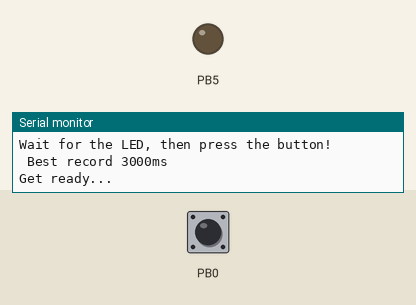
The program below on a simulated ATmega328P, built with avr-gcc and emulated at 16 MHz. Shown: output pins drawn as LEDs (lit = HIGH), the last lines printed to the serial monitor. Inputs (shaded band) come from the test bench; at power-on: PB0 HIGH.

Above: at 1.2 s.
1.3 s: PB0 pulled LOW for 0.15 s
At 6.7 s:
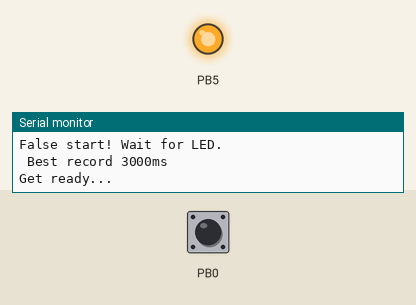
7.4 s: PB0 pulled LOW for 1 s
Timing chart, 0 to 14.4 s (numbered marks = the images above; inputs shaded):
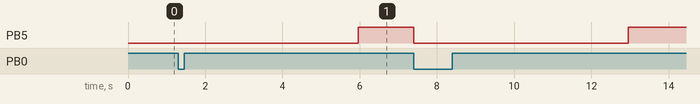

The program:

main.c
```c
#include <stdint.h>
#define F_CPU 16000000UL
#define BAUD 9600
#define UBRR_VAL ((F_CPU / (16UL * BAUD)) - 1 )

#include <avr/io.h>
#include <avr/interrupt.h>
#include <util/delay.h>
#include <util/atomic.h>
#include <stdlib.h>


static void uart_init(void)
{
    UBRR0H = (uint8_t)(UBRR_VAL >> 8);
    UBRR0L = (uint8_t)(UBRR_VAL);
    UCSR0B = (1 << TXEN0);
    UCSR0C = (1 << UCSZ01) | (1 << UCSZ00);  /* 8N1 */

}

static void uart_putc(char c)
{
        while(!(UCSR0A & (1 << UDRE0 )));
        UDR0 = c;
}

static void uart_puts(const char *s)
{
    while (*s) uart_putc(*s++);
}


static void uart_putu16(uint16_t val)
{
    char buf[6];
    utoa(val,buf,10);
    uart_puts(buf);
}


volatile uint16_t ms_counter = 0;
volatile uint8_t button_flag = 0;


ISR(TIMER1_COMPA_vect){
    ms_counter++;
};
/*
ISR(INT0_vect){
    button_flag = 1;
};*/
ISR(PCINT0_vect){
     if( ! ( PINB & ( 1<< PB0)) ){
        button_flag = 1 ;
    }
}

static void timer1_init(void)
{
    TCCR1A = 0;
    TCCR1B = ( 1 << WGM12 ) | ( 1 << CS11 ) | ( 1 << CS10) ;
    OCR1A = 249 ;
    TIMSK1 = ( 1 << OCIE1A );
}


static uint16_t get_ms(void)
{
    uint16_t val;
    ATOMIC_BLOCK(ATOMIC_RESTORESTATE){
        val = ms_counter;
    }
    return val;
}


static uint16_t lfsr = 0xBEEF;

static uint16_t random_delay(void)
{
    uint8_t lsb = lfsr & 1 ;
    lfsr >>= 1 ;
    if (lsb)    lfsr ^= 0xB400;
    return 1000 + (lfsr % 4001);
}


static uint16_t best=3000;
static void showbestrecord(void);
static void recheckbest(uint16_t newrecord);


int main(void)
{
    DDRB |= ( 1 << PB5 );
    PORTB &= ~( 1 << PB5 );


    //DDRD &= ~( 1 << PD2 );
    //PORTD |= ( 1 << PD2 );
    DDRB &= ~( 1 << PB0 );
    PORTB |= ( 1 << PB0 );
    //EICRA = ( 1 << ISC01);
    //EIMSK = ( 1 << INT0);
    PCICR |= ( 1 << PCIE0 );
    PCMSK0 |=  ( 1 << PCINT0 );


    uart_init();
    timer1_init();
    sei();


    uart_puts("Reaction Time Tester\r\n");
    uart_puts("Wait for the LED, then press the button!\r\n\r\n");

    while(1){
        button_flag = 0;
        PORTB &= ~(1 << PB5);

    showbestrecord();
    uart_puts("Get ready...\r\n");

    //random wait
    uint16_t wait = random_delay();
    uint16_t start = get_ms();

    uint8_t false_start = 0 ;
    while((get_ms() - start) < wait){
        if(button_flag){
            false_start = 1;
            break;
        }
    }


    if(false_start){
        uart_puts("False start! Wait for LED.\r\n\r\n");
        button_flag = 0;
        _delay_ms(2000);
        continue;
    }

    PORTB |= ( 1 << PB5);
    button_flag = 0 ;
    uint16_t led_on_time = get_ms();

    while(!button_flag){
        if((get_ms() - led_on_time) > 3000 ) break;
    }

    PORTB &= ~(1 << PB5);

    if(button_flag){
        uint16_t reaction = get_ms() - led_on_time ;
        recheckbest(reaction);
        uart_puts("Reaction time: ") ;
        uart_putu16(reaction) ;
        uart_puts(" ms\r\n\r\n");
    }else{
        uart_puts("Too slow! (over 3 seconds)\r\n\r\n");
    }

    _delay_ms(2000);

    };
}


static void showbestrecord(void){
    uart_puts("\r\n Best record ");
    uart_putu16(best);
    uart_puts("ms\r\n\r\n");
};


static void recheckbest(uint16_t newrecord){
    if( best>newrecord  ){
        best=newrecord;
    }else{
        uart_puts("not enough speed\r\n");
    }
};
```
